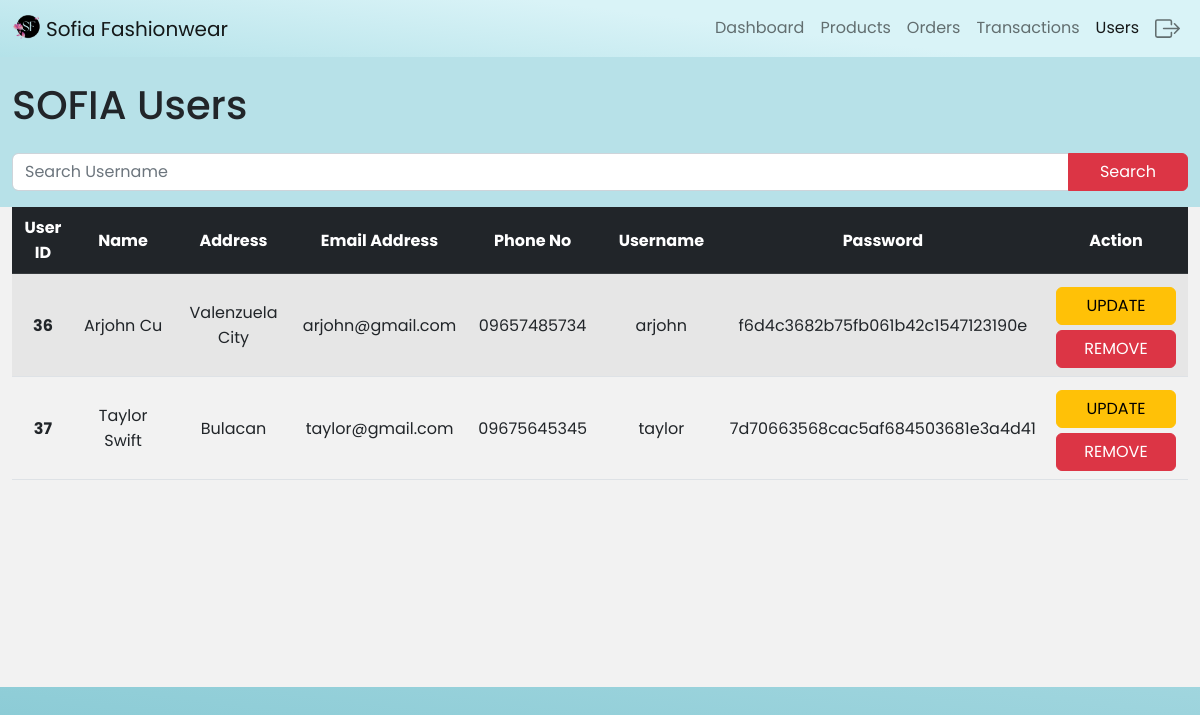
Page /usersadmin.php (signed in) on the committed database.
### tables this page shows
CREATE TABLE `user_table` (
  `ID` int(11) NOT NULL,
  `name` varchar(70) NOT NULL,
  `address` varchar(150) NOT NULL,
  `phoneno` text NOT NULL,
  `email_add` varchar(100) NOT NULL,
  `username` varchar(150) NOT NULL,
  `password` varchar(150) NOT NULL
);

### usersadmin.php (the view, shortened to what this page needs)
<?php
   include "config.php";
?>
<!DOCTYPE html>
<html>
<head>
</head>
<body style="background-color: #b7e1e8;">
<nav class="navbar navbar-expand-lg  navbar-light bg-light">
<div class="container-fluid">
    <a class="navbar-brand" href="index.php">
    <img src="sofiaimages/sofia.png" alt="" style="height: 3vh;" class="d-inline-block align-text-top">
    Sofia Fashionwear</a>
    <div class="collapse navbar-collapse" id="navbarNav">
    <ul class="navbar-nav ms-auto mb-2 mb-lg-0">
        <li class="nav-item">
        <a class="nav-link" aria-current="page" href="adminindex.php">Dashboard</a>
        </li>
        <li class="nav-item">
        <a class="nav-link" aria-current="page" href="productsadmin.php">Products</a>
        </li>
        <li class="nav-item">
        <a class="nav-link" aria-current="page" href="ordersadmin.php">Orders</a>
        </li>
        <li class="nav-item">
        <a class="nav-link" aria-current="page" href="transactionadmin.php">Transactions</a>
        </li>
        <li class="nav-item">
        <a class="nav-link active" aria-current="page" href="usersadmin.php">Users</a>
        </li>
        <li class="nav-item" title = "Logout">
          <a
            class="nav-link"
            href="executionFile/logoutadmin.php";
            role="button"
            >
         </a>
          </li>
    </ul>
    </div>
</div>
</nav>
<div class="container-fluid mt-4">
<div class="row">
    <div class = "col-12 mb-3">
    <h1>SOFIA Users</h1>
    </div>
    <div class="col-12">
        <form action="usersadmin.php" method="POST">
        <div class="input-group mb-3">
            <input type="text" name="search" class="form-control" placeholder="Search Username" aria-label="Search Products" aria-describedby="button-addon2">
            <button class="btn btn-danger" style="width: 15vh;" type="submit" id="button-addon2">Search</button>
        </div>
        </form>
    </div>
    <div class="col-12 overflow-auto" style="height: 60vh; background-color: #f2f2f2;">
        <table class="table table-striped" id="myTable">
        <thead class="table-dark" style="position: sticky; top: 0; z-index: 1;">
            <tr>
            <th scope="col" style="text-align:center;vertical-align:middle">User ID</th>
            <th scope="col" style="text-align:center;vertical-align:middle">Name</th>
            <th scope="col" style="text-align:center;vertical-align:middle">Address</th>
            <th scope="col" style="text-align:center;vertical-align:middle">Email Address</th>
            <th scope="col" style="text-align:center;vertical-align:middle">Phone No</th>
            <th scope="col" style="text-align:center;vertical-align:middle">Username</th>
            <th scope="col" style="text-align:center;vertical-align:middle">Password</th>
            <th scope="col" style="text-align:center;vertical-align:middle">Action</th>
            </tr>
        </thead>
        <tbody>
            <?php
                $query = "";
                if(isset($_POST['search'])){
                    $search = $_POST['search'];
                    if($search == ""){
                        $query = "SELECT * FROM user_table";
                    }
                    else {
                        $query = "SELECT * FROM user_table WHERE (`name` LIKE '%$search%' OR `username` LIKE '%$search%') OR `ID` = '$search'";
                    }
                }
                else{
                    $query = "SELECT * FROM user_table";
                }
                $sql = mysqli_query($sqlcon,$query);
                $counter = 0;
                while ($row = mysqli_fetch_array($sql, MYSQLI_ASSOC)) {
                    $id = $row["ID"]; $name = $row["name"]; $uname = $row["username"]; $password = $row["password"];
                    $address = $row["address"]; $email = $row["email_add"]; $phoneno = $row["phoneno"]; $counter+=1;?>
                <tr>
                <th scope="row" style="width: 10vh; text-align:center;vertical-align:middle"><?php echo "$id"?></th>
                <td style="width: 20vh; text-align:center; vertical-align:middle"><?php echo "$name"?></td>
                <td style="width: 20vh; text-align:center; vertical-align:middle"><?php echo "$address"?></td>
                <td style="width: 20vh; text-align:center; vertical-align:middle"><?php echo "$email"?></td>
                <td style="width: 20vh; text-align:center; vertical-align:middle"><?php echo "$phoneno"?></td>
                <td style="width: 20vh; text-align:center; vertical-align:middle"><?php echo "$uname"?></td>
                <td style="width: 20vh; text-align:center; vertical-align:middle"><?php echo "$password"?></td>
                <td style="width: 20vh; text-align:center;vertical-align:middle;">
                    <button style="vertical-align:middle;width: 15vh; margin-top: 5px;" type="button" class="openupModal btn btn-warning"  data-toggle="modal" data-target="#updateModal";  data-dismiss="modal";>UPDATE</button></a><br>
                    <button style="vertical-align:middle;width: 15vh; margin-top: 5px;" type="button" class="openupModal btn btn-danger"  data-toggle="modal" data-target="#removeModal";  data-dismiss="modal";>REMOVE</button></a>
                </td>
                </tr>
            <?php }?>
        </tbody>
        </table>
        </div>
    </div>
</div>
</body>
</html>

### config.php (style rules this page uses)
* { font-family: 'Poppins', sans-serif; }

### usersadmin.php (style rules this page uses)
body { background: rgb(131,199,210); background: linear-gradient(7deg, rgba(131,199,210,1) 0%, rgba(183,225,232,1) 49%); }
.navbar { background: rgb(180,226,233); background: linear-gradient(7deg, rgba(180,226,233,1) 0%, rgba(217,243,247,1) 60%); }

### rows in the picture
user_table: ID "36", name "Arjohn Cu", address "Valenzuela City", email_add "arjohn@gmail.com", phoneno "09657485734", username "arjohn", password "f6d4c3682b75fb061b42c1547123190e"
user_table: ID "37", name "Taylor Swift", address "Bulacan", email_add "taylor@gmail.com", phoneno "09675645345", username "taylor", password "7d70663568cac5af684503681e3a4d41"
